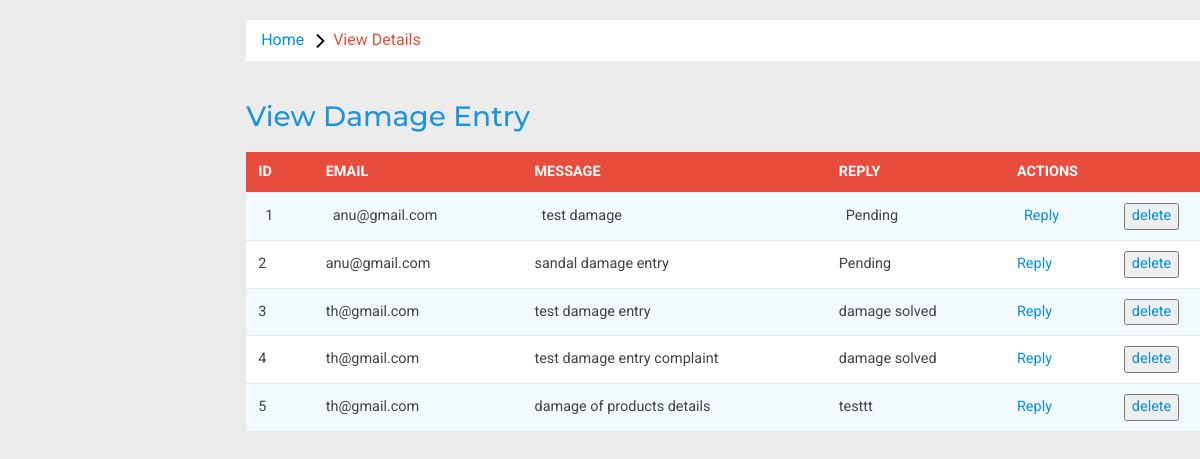
The page /staff/damageentry.php on the database its author committed.
### tables this page shows
CREATE TABLE IF NOT EXISTS `damageentry` (
  `Id` int(11) NOT NULL AUTO_INCREMENT,
  `Email` varchar(100) NOT NULL,
  `Description` text NOT NULL,
  `Reply` text NOT NULL,
  PRIMARY KEY (`Id`)
);

### staff/damageentry.php (the view, shortened to what this page needs)
<?php
include '../db.php';
?>
<!DOCTYPE HTML>
<html>
<head>
<link href="css/bootstrap.min.css" rel='stylesheet' type='text/css' />
<link href="css/style.css" rel='stylesheet' type='text/css' />
<link rel="stylesheet" href="css/morris.css" type="text/css"/>
<link href="css/font-awesome.css" rel="stylesheet">
<link rel="stylesheet" href="css/icon-font.min.css" type='text/css' />
<link rel="stylesheet" type="text/css" href="css/table-style.css" />
<link rel="stylesheet" type="text/css" href="css/basictable.css" />
</head>
<body>
   <div class="page-container">
<div class="left-content">
	   <div class="mother-grid-inner">
<ol class="breadcrumb">
                <li class="breadcrumb-item"><a href="home.php">Home</a> <i class="fa fa-angle-right"></i>View Details</li>
            </ol>
<div style="margin-left: 320px;">
<div class="w3l-table-info" style="margin-left: -320px; overflow-x: auto;">
					  <h2>View Damage Entry </h2>
                                          <table id="table">
						<thead>
						  <tr>
							<th>Id</th>
							<th>Email</th>
							  <th>Message</th>
                                                         <th>Reply</th>
                                                        <th colspan="2">Actions</th>
						  </tr>
						</thead>
						<tbody>
						  <?php
                                                  $qr="select  * from damageentry order by Id desc";
                                                  $qrr=  mysqli_query($con,$qr);
                                                  $i=1;
                                                  while($r=mysqli_fetch_array($qrr))
                                                  {
                                                  ?>
                                                    <tr>
                                                          <form name="f1" method="post" action="">
                                                        <td><?php echo $i;?></td>
                                                        <td><?php echo $r['Email'];?></td>
                                                     <td><?php echo $r['Description'];?></td>
                                                          <td><?php echo $r['Reply'];?></td>
                                                         <td>
                                                             <a href="reply.php?id=<?php echo $r['Id'];?>">Reply</a>
                                                         </td><td>  <a href="deltestimony.php?id=<?php echo $r['Id'];?>"><input type="button" name="btn" value="delete" onclick="alert('are you sure want to delete??')"> </a></td>
                                                          </form>
                                                    </tr>
                                                    <?php
                                                  $i++;
                                                   }
                                                    ?>
                                              </tbody>
					  </table>
    </div>
</div>
</div>
							</div>
</body>
</html>

### staff/css/table-style.css (style rules this page uses)
table { background: white; border-collapse: collapse; margin: 1.25em 0 0; width: 100%; }
table tr, table th, table td { border: none; border-bottom: 1px solid #e8e8e8; font-size: .95em; }
table th, table td { padding: 10px 12px; text-align: left; }
table th { background: #e74c3c; color: #fff; text-transform: uppercase; }
table tr td { background: #f3faff; color: #424242; }
table tr:nth-of-type(2n+2) td { background: #ffffff; }
table { width: 100%; }

### rows shown on the page
damageentry: Email "anu@gmail.com", Description "test damage", Reply "Pending"
damageentry: Email "anu@gmail.com", Description "sandal damage entry", Reply "Pending"
damageentry: Email "th@gmail.com", Description "test damage entry", Reply "damage solved"
damageentry: Email "th@gmail.com", Description "test damage entry complaint", Reply "damage solved"
damageentry: Email "th@gmail.com", Description "damage of products details", Reply "testtt"
